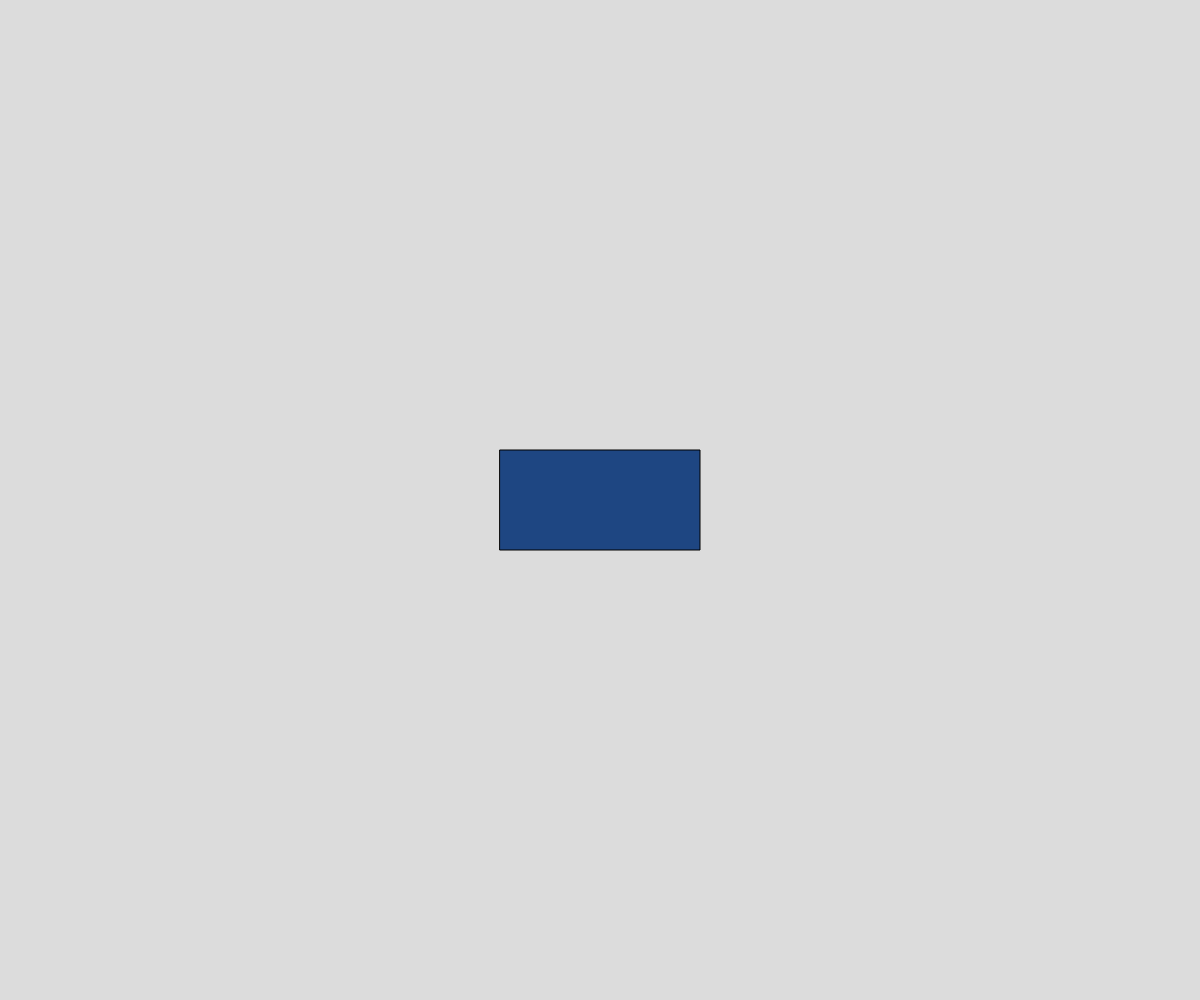
Frame 1 (no input)
Frame 60 (no input): identical to frame 1, image omitted
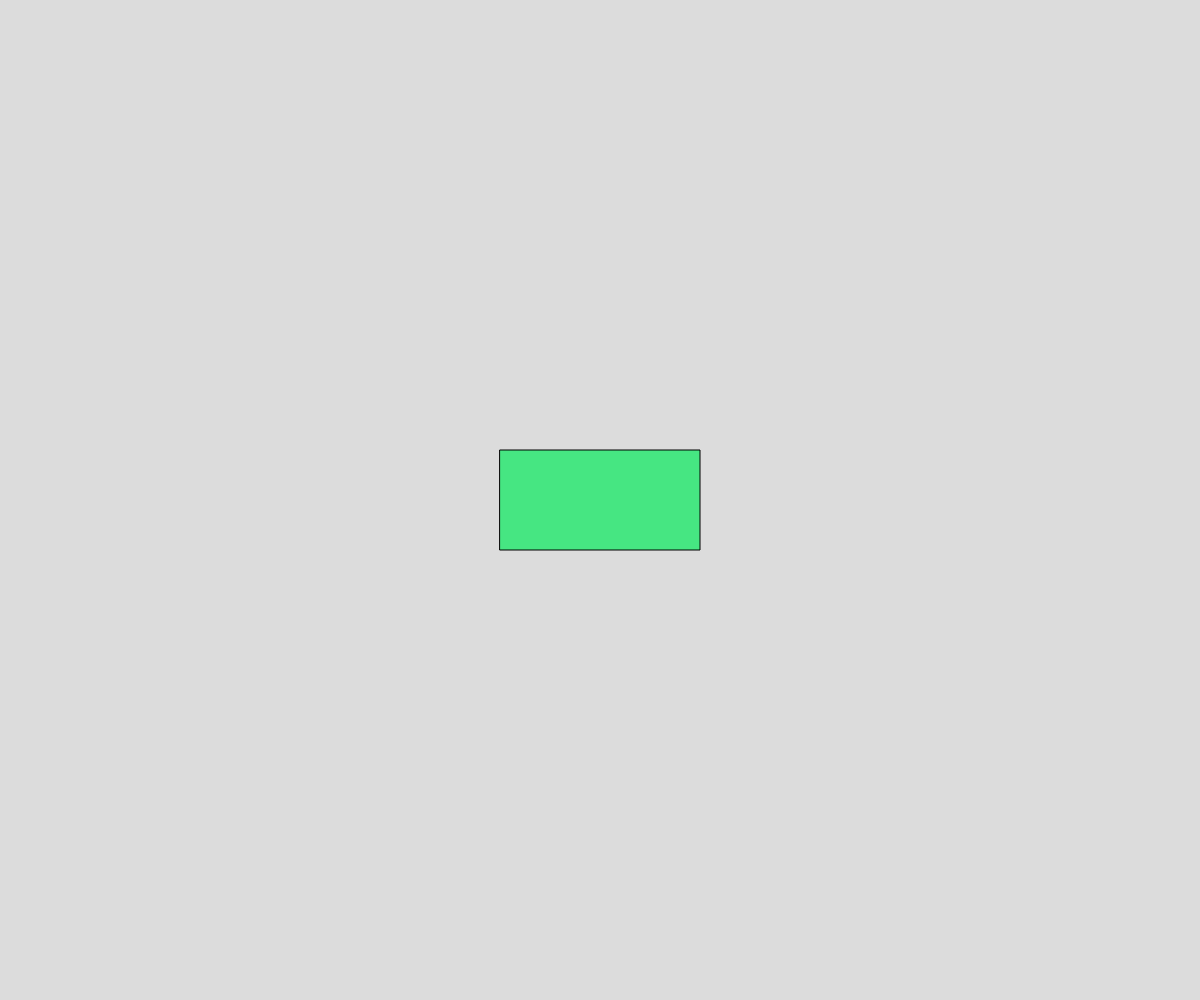
Frame 120 (the mouse pressed at the canvas centre since frame 60)

The p5.js sketch that drew these frames (run headless with seeded random() and noise() and a simulated clock; from frame 60 on, the mouse is pressed at the canvas centre):

// p5.js sketch
// ── sketch.js
// Relocatable Rectangles
// Aaren Fladeland
// sept 27, 2023
//
// Extra for Experts:
// - Hover Effect + Mousedrag objects


let x, y, rHeight, rWidth;  //(x,y) center referenced
let rLeft, rRight, rTop, rBottom; //edge positions
let mouseOver = false;
let pickedUp;
let offX, offY; 
function setup() {
  createCanvas(windowWidth, windowHeight);
  rectMode(CENTER);
  x = width/2;  y = height/2;
  rHeight = 100;  rWidth = 200;
}

function updateEdgePositions(){
  //updates the right/left/top/bottom for our rect.
  rLeft = x - rWidth/2;  rRight = x + rWidth/2;
  rTop = y - rHeight/2; rBottom = y + rHeight/2;
}

function drawRectangle(){
  //renders rectangle and checks for mouse interactions
  updateEdgePositions();
  print(rLeft + " " + rRight + " " + rTop + " " + rBottom);

  if(mouseX> rLeft && mouseX< rRight && mouseY> rTop && mouseY <rBottom){
    fill(70,230,130);
    mouseOver = true;
  }
  else{
    fill(30,70,130);
    mouseOver = false;
  }
  if(pickedUp){
    x = mouseX;
    y = mouseY;
  }
  rect(x,y,rWidth,rHeight);
}
function mousePressed(){
  if(mouseOver){
    pickedUp = true;
    offX = mouseX - x;
    offY = mouseY - y;
  }
}
function mouseReleased(){
  pickedUp = false;
}
function draw() {
  background(220);
  drawRectangle();
}
